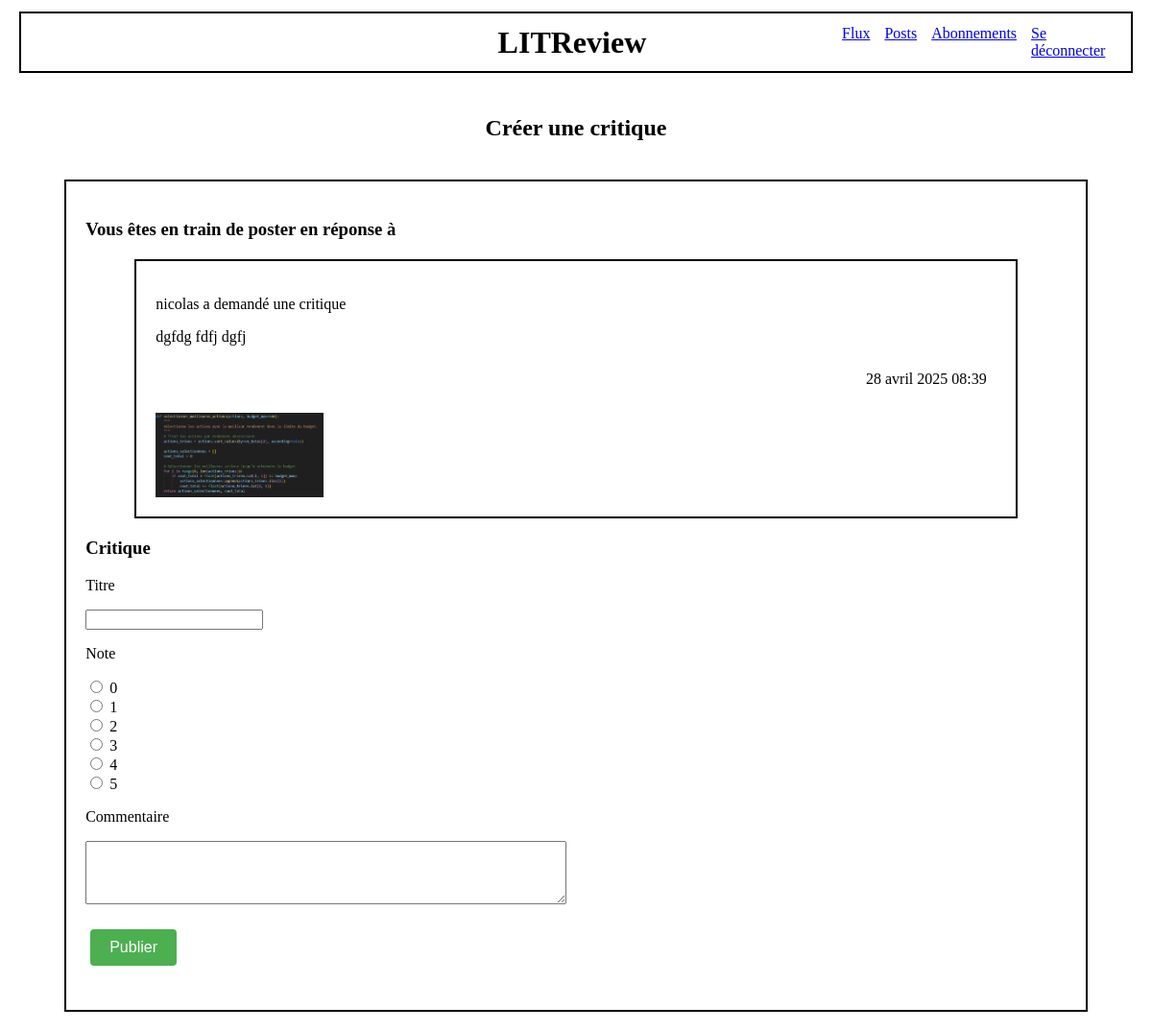
The app's page /response/13/ (signed in) with its own data.
### appli/models.py (models this page shows)
class Ticket(models.Model):
    title = models.CharField(max_length=128)
    description = models.TextField(max_length=2048)
    user = models.ForeignKey(
        to=settings.AUTH_USER_MODEL, on_delete=models.CASCADE)
    image = models.ImageField(null=True, blank=True)
    time_created = models.DateTimeField(auto_now_add=True)

### authentication/models.py (models this page shows)
class User(AbstractUser):
    profile_photo = models.ImageField(verbose_name='Photo de profil', null=True)

### appli/views.py (the view, shortened to what this page needs)
# urls.py: path('response/<int:ticket_id>/', appli.views.create_response, name='response'),
@login_required
@ticket_has_review
def create_response(request, ticket_id):
    ticket = get_object_or_404(models.Ticket, id=ticket_id)
    ticket_form = forms.TicketForm(instance=ticket)
    review_form = forms.ReviewForm()
    context = {
        'ticket_form': ticket_form,
        'review_form': review_form,
    }
    return render(request, 'appli/create_response.html', context=context)

### appli/forms.py
class TicketForm(forms.ModelForm):
    class Meta:
        model = models.Ticket
        fields = ['title', 'description', 'image']

class ReviewForm(forms.ModelForm):
    RATING_CHOICES = [
        (0, '0'),
        (1, '1'),
        (2, '2'),
        (3, '3'),
        (4, '4'),
        (5, '5')
    ]
    rating = forms.ChoiceField(
        choices=RATING_CHOICES,
        widget=forms.RadioSelect(),
        label='Rating'
    )
    class Meta:
        model = models.Review
        fields = ['headline', 'rating', 'body']
        widgets = {
            'rating': 'Note',
            'body': forms.Textarea(attrs={'rows': 4, 'cols': 60}),
        }

### appli/views.py (called while the page is built)
def ticket_has_review(view_func):
    @wraps(view_func)
    def wrapper(request, ticket_id, *args, **kwargs):
        reviewed = models.Review.objects.filter(ticket_id=ticket_id).values_list('ticket', flat=True)
        if reviewed:
            return redirect('flux')
        else:
            return view_func(request, ticket_id, *args, **kwargs)
    return wrapper

### appli/templates/appli/create_response.html (shortened to what this page needs)
{% extends 'base_connected.html' %}
{% block content %}
    <div class="center">
        <h2>Créer une critique</h2>
    </div>
    <div class="div_border_internal">
        <p><h3>Vous êtes en train de poster en réponse à</h3></p>
        <form method="post" enctype="multipart/form-data">
            <div class="div_border_internal">
                <p>{{ ticket_form.instance.user.username }} a demandé une critique</p>
                <p>{{ ticket_form.instance.title }}</p>
                <p class="align-right">{{ ticket_form.instance.time_created }}</p>
                {% if ticket_form.instance.image %}
                    <img src="/media/{{ticket_form.instance.image}}" alt="image">
                {% endif %}
            </div>
            <div>
                <p><h3>Critique</h3></p>
                <div>
                    <label>Titre</label>
                    <p>{{ review_form.headline }}</p>
                </div>
                <div class="inline">
                    <label>Note</label>
                    <p><span>{{ review_form.rating }}</span></p>
                </div>
                <div>
                    <label>Commentaire</label>
                    <p>{{ review_form.body }}</p>
                </div>
            </div>
            <button type="submit" class="button">Publier</button>
        </form>
    </div>
{% endblock content %}

### static/styles.css (style rules this page uses)
.div_border_internal { margin-left: 5%; margin-right: 5%; margin-top: 20px; margin-bottom: 20px; padding: 20px; border-width:2px; border-style:solid; border-color:black; }
.button { display: inline-block; padding: 10px 20px; margin: 10px 5px; background-color: #4CAF50; color: white; text-decoration: none; border-radius: 4px; border: none; cursor: pointer; font-family: Arial, sans-serif; font-size: 16px; transition: background-color 0.3s; }
img { max-width: 20%; max-height: 20%; width: auto; height: auto; }
.inline { display: inline-block; }
.align-right { display: flex; justify-content: flex-end; padding: 10px; }
.center { display: flex; justify-content: center; }

### records on screen
Ticket: instance.user.username "nicolas", instance "dgfdg fdfj dgfj", instance.time_created "28 avril 2025 08:39", instance.image (picture)
